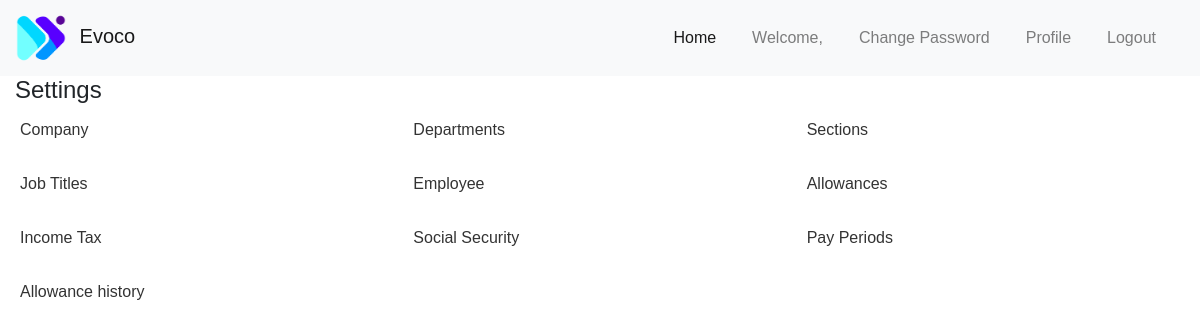
The app's page / (signed in) with its own data.
### core/models.py (models this page shows, shortened)
class Company(models.Model):
    name = models.CharField(max_length=50, default='')
    phone = models.CharField(max_length=50, default='')
    email = models.EmailField(default='')
    website = models.CharField(max_length=50, default='')
    address = models.CharField(max_length=100, default='')
    country = models.CharField(max_length=50, default='')
    logo = models.ImageField(upload_to='media/company-logo/')
    icon = models.ImageField(upload_to='media/company-icon/')

### core/views.py (the view)
# urls.py: path('', views.home, name='home'),
@login_required
def home(request):
    return render(request, 'home.html')

### core/context_processors.py (called while the page is built)
def company_context(request):
    company_instance = Company.objects.first()  # Retrieve the company instance
    return {'company_instance': company_instance,
            'company_name': company_instance.name if company_instance else None,
            'company_logo': company_instance.logo.url if company_instance and company_instance.logo else None, }

### templates/home.html
{% extends 'base.html' %}
{% block content %}
<h4>Settings</h4>
    <ul class="settings-list">
        <li><a href="{% url 'company-list' %}">Company</a></li>
        <li><a href="{% url 'department-list' %}">Departments</a></li>
        <li><a href="{% url 'section-list' %}">Sections</a></li>
        <li><a href="{% url 'jobtitle-list' %}">Job Titles</a></li>
        <li><a href="{% url 'employee-list' %}">Employee</a></li>
        <li><a href="{% url 'allowance_list' %}">Allowances</a></li>
        <li><a href="{% url 'income-tax-percentage-list' %}">Income Tax</a></li>
        <li><a href="{% url 'list_ss_percentages' %}">Social Security</a></li>
        <li><a href="{% url 'pay-period-list' %}">Pay Periods</a></li>
        <li><a href="{% url 'allowance_payments' %}"> Allowance history</a></li>
    </ul>
{% endblock %}

### templates/base.html (shortened to what this page needs)
{% load static %}
<!DOCTYPE html>
<html lang="en">
<head>
    <link rel="stylesheet" href="https://stackpath.bootstrapcdn.com/bootstrap/4.5.2/css/bootstrap.min.css">
    <link rel="stylesheet" href="{% static 'css/style.css' %}">
</head>
<body>
<nav class="navbar navbar-expand-lg navbar-light bg-light">
  <a class="navbar-brand" href="{% url 'home' %}">
    <img src="{{ company_instance.logo.url }}" width="50" height="50" class="d-inline-block align-content-center mr-2" alt="Logo">
    {{ company_instance.name }}
  </a>
    {% include 'navbar_base.html' %}
</nav>
<div class="container-fluid">
    {% block content %}
    {% endblock %}
</div>
</body>
</html>

### static/css/style.css (style rules this page uses)
.settings-list { display: grid; grid-template-columns: repeat(3, 1fr); gap: 10px; list-style: none; }
.settings-list li { padding: 5px; }
.settings-list a { text-decoration: none; color: #333; }
.settings-list { list-style-type: none; padding: 0; }
.settings-list li { margin-bottom: 10px; }
.settings-list a { color: #333; text-decoration: none; font-size: 16px; transition: color 0.3s; }
body { font-family: 'Arial', sans-serif; }

### records on screen
Company: logo (picture), name "Evoco"
